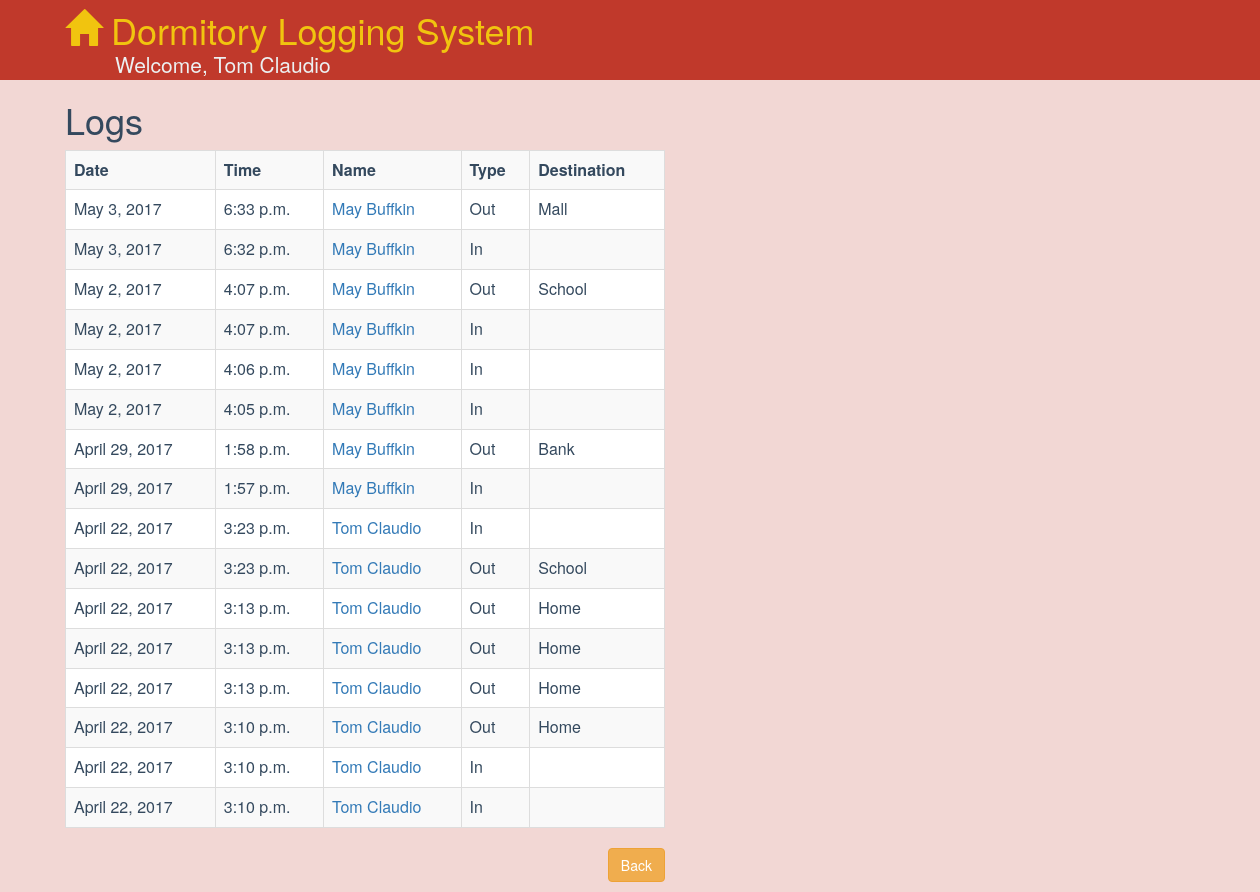
/logs/ (signed in), run on an earlier commit of the app's database.
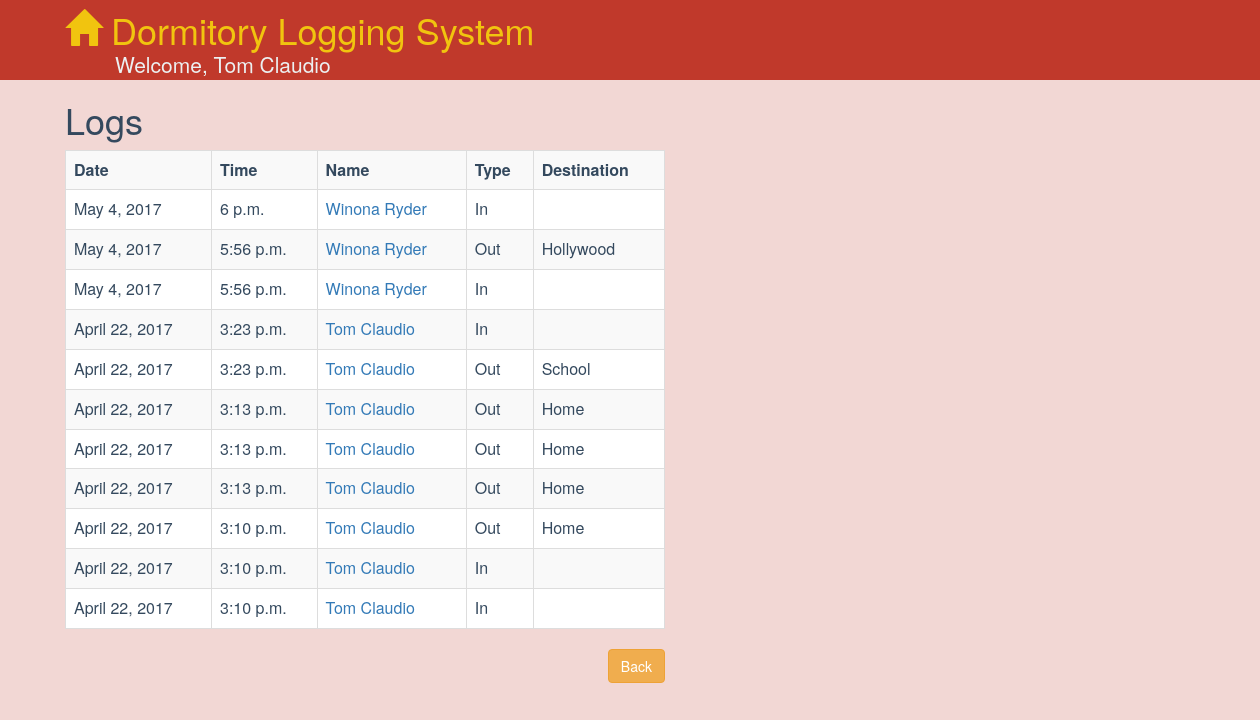
And on a later commit of the database.
### dormitory/models.py (models this page shows, shortened)
class Log(models.Model):
    student = models.ForeignKey(Student)
    log_type = models.CharField(max_length=4)
    datetime = models.DateTimeField(auto_now=False)
    destination = models.CharField(max_length=120, blank=True, null=True)

class Student(models.Model):
    user = models.OneToOneField(User, on_delete=models.CASCADE)
    course = models.CharField(max_length=32)
    contact_no = models.CharField(max_length=16, verbose_name="Contact Number")
    birth_date = models.DateField(null=True, blank=True)
    mother_name = models.CharField(max_length=64)
    mother_contact = models.CharField(max_length=16, verbose_name="Contact Number")
    father_name = models.CharField(max_length=64)
    father_contact = models.CharField(max_length=16, verbose_name="Contact Number")
    guardian_name = models.CharField(max_length=64)
    guardian_contact = models.CharField(max_length=16, verbose_name="Contact Number")
    bunk = models.OneToOneField(Bunk)

### dormitory/views.py (the view)
@login_required
def logs(request):
    logs = Log.objects.order_by('-datetime')
    return render(request, 'logs.html', {'logs':logs})

### dormitory/templates/logs.html
{% extends 'base.html' %}
{% block content %}
<div class="row" style="margin-left:50px; max-width:600px">
    <h1 id="app-title">Logs</h1>
    <table  class="table table-bordered table-striped">
        <tr>
            <th>Date</th>
            <th>Time</th>
            <th>Name</th>
            <th>Type</th>
            <th>Destination</th>
        </tr>
        {% for log in logs %}
            <tr>
                <td>{{log.datetime|date:"DATE_FORMAT"}}</td>
                <td>{{log.datetime|time:"P"}}</td>
                <td><a href="{% url 'student_profile' log.student.user.username %}">{{log.student.user.first_name}} {{log.student.user.last_name}}</a></td>
                <td>{{log.log_type}}</td>
                <td>{{log.destination}}</td>
            </tr>
        {% endfor %}
    </table>
    <div class="pull-right" style="margin-bottom: 10px">
        <a class="btn btn-warning" role="button" href="{% url 'list_students' %}">Back</a>
    </div>
</div>
{% endblock %}

### dormitory/templates/base.html (shortened to what this page needs)
<html>
    <head>
        <link href="https://maxcdn.bootstrapcdn.com/bootstrap/3.3.7/css/bootstrap.min.css" rel="stylesheet">
        <link href="https://cdnjs.cloudflare.com/ajax/libs/bootstrap-datepicker/1.6.4/css/bootstrap-datepicker.css" rel="stylesheet" />
    </head>
    <body style="background-color: rgba(192, 57, 43,.20); min-width: 1200px">
        <div class="container-fluid">
            <div class="row" style="background-color: #c0392b; min-height:80px">
                <div class="col-xs-12" style='margin-left: 50px'>
                    <a href="{% url 'index' %}">
                        <h1 style="color: #f1c40f; margin: 10px 0px 0px 0px"><span class="glyphicon glyphicon-home"></span> Dormitory Logging System</h1>
                    </a>
                    <small style="color: #ecf0f1; margin: 0px 0px 0px 50px" class="lead">
                        {% if request.user.first_name %}
                            Welcome, {{request.user.first_name | title }} {{request.user.last_name | title }}
                        {% else %}
                            Welcome
                        {% endif %}
                    </small>
                </div>
            </div>
            {% block content %}{% endblock %}
        </div>
    </body>
</html>

### dormitory/templates/base.html (style rules this page uses)
#app-title { color: rgba(52, 73, 94,1.0) }
table { background-color: white; color:rgba(52, 73, 94,1.0); }

What changed in the data, as far as the page shows it:
removed Log: datetime "May 3, 2017", datetime "6:33 p.m.", student.user.first_name "May", student.user.last_name "Buffkin", log_type "Out", destination "Mall"
removed Log: datetime "May 3, 2017", datetime "6:32 p.m.", student.user.first_name "May", student.user.last_name "Buffkin", log_type "In"
removed Log: datetime "May 2, 2017", datetime "4:07 p.m.", student.user.first_name "May", student.user.last_name "Buffkin", log_type "Out", destination "School"
removed Log: datetime "May 2, 2017", datetime "4:07 p.m.", student.user.first_name "May", student.user.last_name "Buffkin", log_type "In"
removed Log: datetime "May 2, 2017", datetime "4:06 p.m.", student.user.first_name "May", student.user.last_name "Buffkin", log_type "In"
removed Log: datetime "May 2, 2017", datetime "4:05 p.m.", student.user.first_name "May", student.user.last_name "Buffkin", log_type "In"
removed Log: datetime "April 29, 2017", datetime "1:58 p.m.", student.user.first_name "May", student.user.last_name "Buffkin", log_type "Out", destination "Bank"
removed Log: datetime "April 29, 2017", datetime "1:57 p.m.", student.user.first_name "May", student.user.last_name "Buffkin", log_type "In"
added Log: datetime "May 4, 2017", datetime "6 p.m.", student.user.first_name "Winona", student.user.last_name "Ryder", log_type "In"
added Log: datetime "May 4, 2017", datetime "5:56 p.m.", student.user.first_name "Winona", student.user.last_name "Ryder", log_type "Out", destination "Hollywood"
added Log: datetime "May 4, 2017", datetime "5:56 p.m.", student.user.first_name "Winona", student.user.last_name "Ryder", log_type "In"
